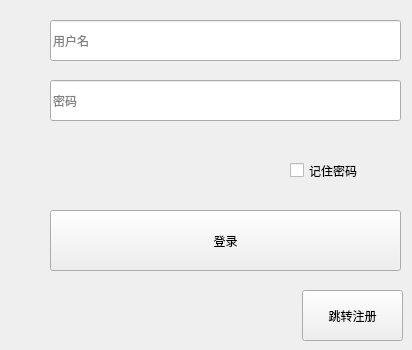
       <widget class="QWidget" name="page_3">
        <widget class="QCheckBox" name="rememberCheckBox">
         <property name="geometry">
          <rect>
           <x>290</x>
           <y>160</y>
           <width>101</width>
           <height>21</height>
          </rect>
         </property>
         <property name="text">
          <string>记住密码</string>
         </property>
        </widget>
        <widget class="QPushButton" name="pushButton_longinbtn">
         <property name="geometry">
          <rect>
           <x>302</x>
           <y>290</y>
           <width>101</width>
           <height>51</height>
          </rect>
         </property>
         <property name="text">
          <string>跳转注册</string>
         </property>
        </widget>
        <widget class="QPushButton" name="btn_signin">
         <property name="geometry">
          <rect>
           <x>50</x>
           <y>210</y>
           <width>351</width>
           <height>61</height>
          </rect>
         </property>
         <property name="cursor">
          <cursorShape>PointingHandCursor</cursorShape>
         </property>
         <property name="text">
          <string>登录</string>
         </property>
        </widget>
        <widget class="QLineEdit" name="lineEdit_username">
         <property name="geometry">
          <rect>
           <x>50</x>
           <y>20</y>
           <width>351</width>
           <height>41</height>
          </rect>
         </property>
         <property name="placeholderText">
          <string>用户名</string>
         </property>
        </widget>
        <widget class="QLineEdit" name="lineEdit_password">
         <property name="geometry">
          <rect>
           <x>50</x>
           <y>80</y>
           <width>351</width>
           <height>41</height>
          </rect>
         </property>
         <property name="placeholderText">
          <string>密码</string>
         </property>
        </widget>
       </widget>
